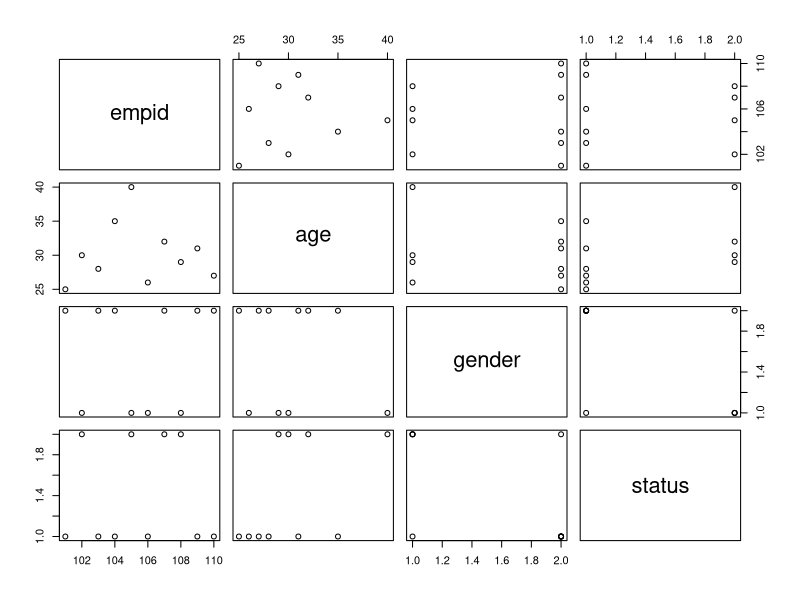
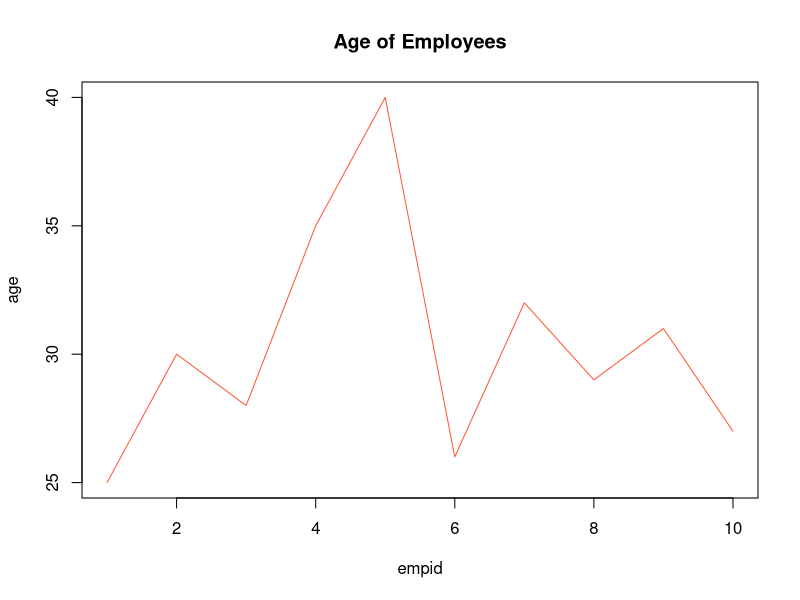
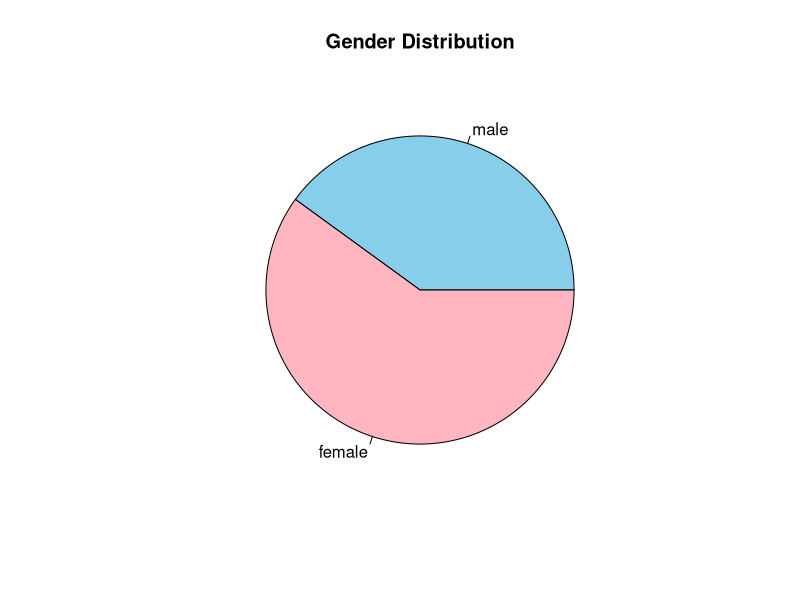
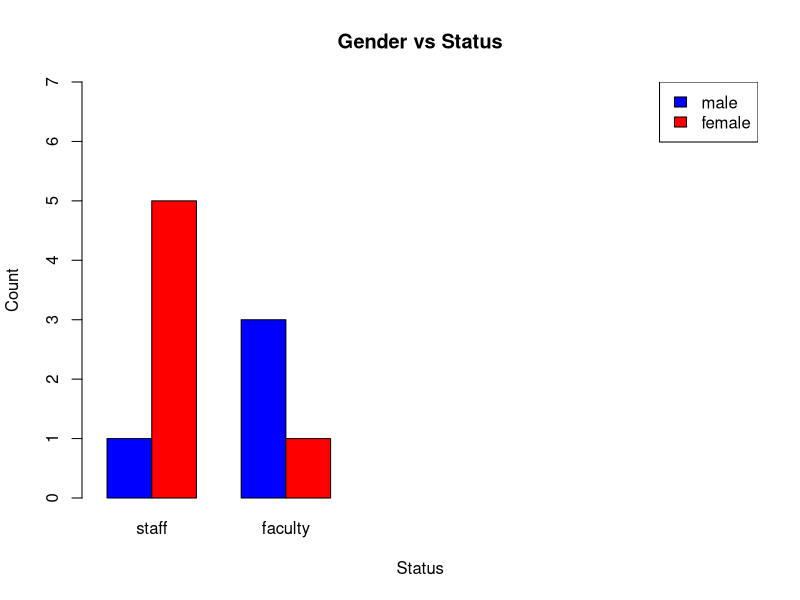
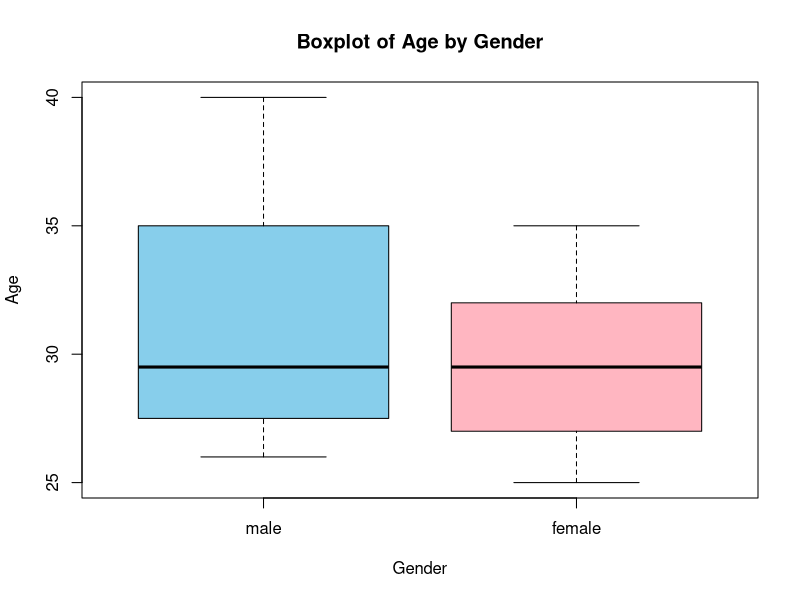
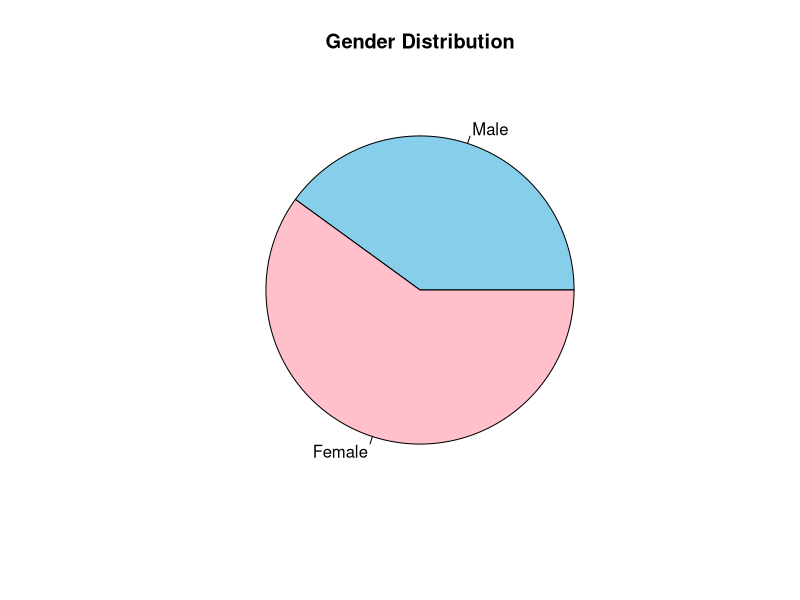
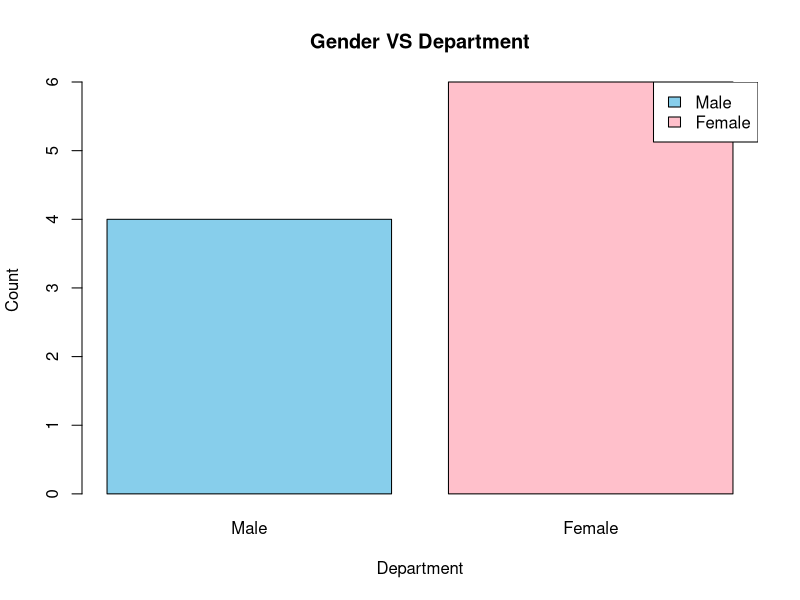
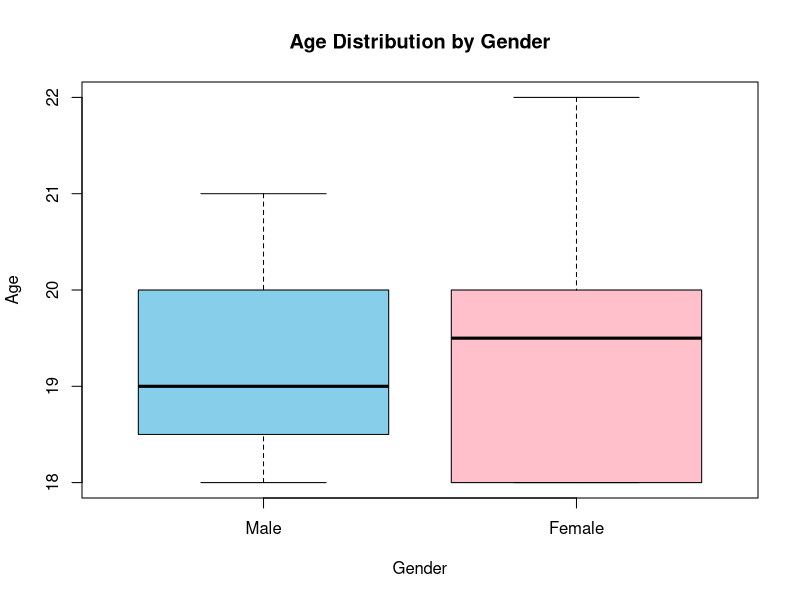

The R source for these figures, in order:
R.home("bin")

empid = c(101, 102, 103, 104, 105, 106, 107, 108, 109, 110)
empid

age = c(25, 30, 28, 35, 40, 26, 32, 29, 31, 27)
age

gender = c(1, 0, 1, 1, 0, 0, 1, 0, 1, 1)
gender

status = c(1, 2, 1, 1, 2, 1, 2, 2, 1, 1)
status

empinfo = data.frame(empid, age, gender, status)
empinfo

#factor num to char
empinfo$gender = factor(empinfo$gender, labels = c("male", "female"))
empinfo$gender

empinfo$status = factor(empinfo$status, labels = c("staff", "faculty"))
empinfo$status

#filtering data - subset
#extracting female data
female = subset(empinfo, empinfo$gender == "female")
female

male = subset(empinfo, empinfo$gender == "male")
male

summary(empinfo)

summary(male)
summary(female)
summary(gender)

#frequency table - table - one way
table1 = table(empinfo$gender)
table1

table2 = table(empinfo$status)
table2

#two way
table3 = table(empinfo$gender, empinfo$status)
table3

#scatter plot
plot(empinfo)
plot(empinfo$age, type = "l", main = "Age of Employees", xlab = "empid", ylab = "age", col = "#FF5733") #l = line

#pie chart
pie(table1, col = c("skyblue", "lightpink"), main = "Gender Distribution")

#bar graph
colors = c("blue", "red")
barplot(table3, beside = TRUE, col = colors, xlim = c(1, 15), ylim = c(0, max(table3) + 2), main = "Gender vs Status", xlab = "Status", ylab = "Count")
legend("topright", legend = rownames(table3), fill = colors)

#boxplot
boxplot(age ~ gender, data = empinfo, col = c("skyblue", "lightpink"), main = "Boxplot of Age by Gender", xlab = "Gender", ylab = "Age")

#Q.1 Create vectors for roll no, age, dept and gender for 10 students Combine them into a data frame called studentinfo.
#Convert the numeric gender vector into a factor with labels male and female. Also, convert the dept into a factor with labels like ECE, CSE, etc
#Print the data frame and view how it changes after labeling
#From the data frame, extract all male students and store them in a new object called male_students.
#Extract all students from CSE dept
#Use summary function to get age statistics of all students, only female students, only ECE students
#Create a table to count how many students are there in each dept
#Create a two way table to show the number of male and female students in each dept
#Draw a pie chart to show the gender distribution of the students
#Use a bar plot to show how many male and female students are there in each department. Include a legend.
#Create a box plot comparing the age distribution between male and female students
#Use a line plot to show the ages of students using their rollno as reference

rollno = c(101, 102, 103, 104, 105, 106, 107, 108, 109, 110)
age = c(18, 19, 20, 18, 21, 19, 20, 18, 22, 19)
dept <- c(1, 2, 3, 4, 2, 1, 2, 3, 4, 1)  # 1 = CSE, 2 = ECE, 3 = MECH, 4 = CIVIL
gender = c(1, 0, 1, 1, 0, 0, 1, 0, 1, 1)    # 1 = Male, 0 = Female

studentinfo = data.frame(rollno, age, dept, gender)
studentinfo

studentinfo$dept = factor(studentinfo$dept, labels = c("CSE", "ECE", "MECH", "CIVIL"))
studentinfo$dept
studentinfo$gender = factor(studentinfo$gender, labels = c("Male", "Female"))
studentinfo$gender
studentinfo

male_student = subset(studentinfo, studentinfo$gender == "Male")
male_student

cse = subset(studentinfo, studentinfo$dept == "CSE")
cse

summary(studentinfo)
summary(subset(studentinfo, studentinfo$gender == "Female"))
summary(subset(studentinfo, studentinfo$dept == "ECE"))

table_dept = table(studentinfo$dept)
print(table_dept)

table_gender_dept = table(studentinfo$dept, studentinfo$gender)
print(table_gender_dept)

pie(table(studentinfo$gender), main = "Gender Distribution", col = c("skyblue", "pink"))

barplot(table(studentinfo$gender), beside = T, col = c("skyblue", "pink"), main = "Gender VS Department", xlab = "Department", ylab = "Count")
legend("topright", legend = colnames(table_gender_dept), fill = c("skyblue", "pink"))

boxplot(age ~ gender, data = studentinfo, main = "Age Distribution by Gender", xlab = "Gender", ylab = "Age", col = c("skyblue", "pink"))

plot(studentinfo$rollno, studentinfo$age, type = "l", main = "Age of Students by Roll Number", xlab = "Roll Number", ylab = "Age", col = "darkgreen", pch = 16)
